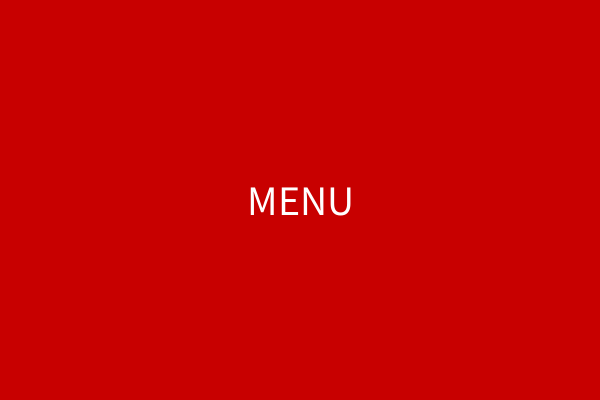
Frame 1 (no input)
Frame 60 (the mouse pressed at the canvas centre just before this capture): identical to frame 1, image omitted
Frame 120 (the mouse held since frame 60 and released just before this capture): identical to frame 1, image omitted

The Processing sketch that drew this single still picture (run headless with seeded random() and noise(); from frame 60 on, the mouse is pressed at the canvas centre):

// Processing sketch: sketch_240514a
// ── sketch_240514a.pde

// diagrama de estados, o como armar una logica de pantallas para tp2

String estado;  //variable global de texto
//int e;  //podria ser entera tambien

void setup(){
  size( 600, 400 );
  textSize( 42 );
  textAlign( CENTER, CENTER );
  
  estado = "menu";
}

void draw(){
  background( 0 );
  
  // estado #1
  //if( estado == "menu" ){
  if( estado.equals("menu") ){  //expresion correcta
    background( 200, 0, 0 );
    text( "MENU", width/2, height/2 );
    
    
    
    
  // estado #2  
  }else if( estado == "juego" ){
    background( 200, 200, 0 );
    text( "JUEGO", width/2, height/2 );
    
    
  }else if( estado == "ganar" ){
    background( 200, 0, 200 );
    text( "GANAR", width/2, height/2 );
    
    
  }else if( estado == "perder" ){
    background( 0, 200, 200 );
    text( "PERDER", width/2, height/2 );
    
    
  }
  

}

void keyPressed(){
  //cambio la variable estado
  estado = "juego";
}
void mousePressed(){
  //cambio la variable estado
  estado = "menu";
}
